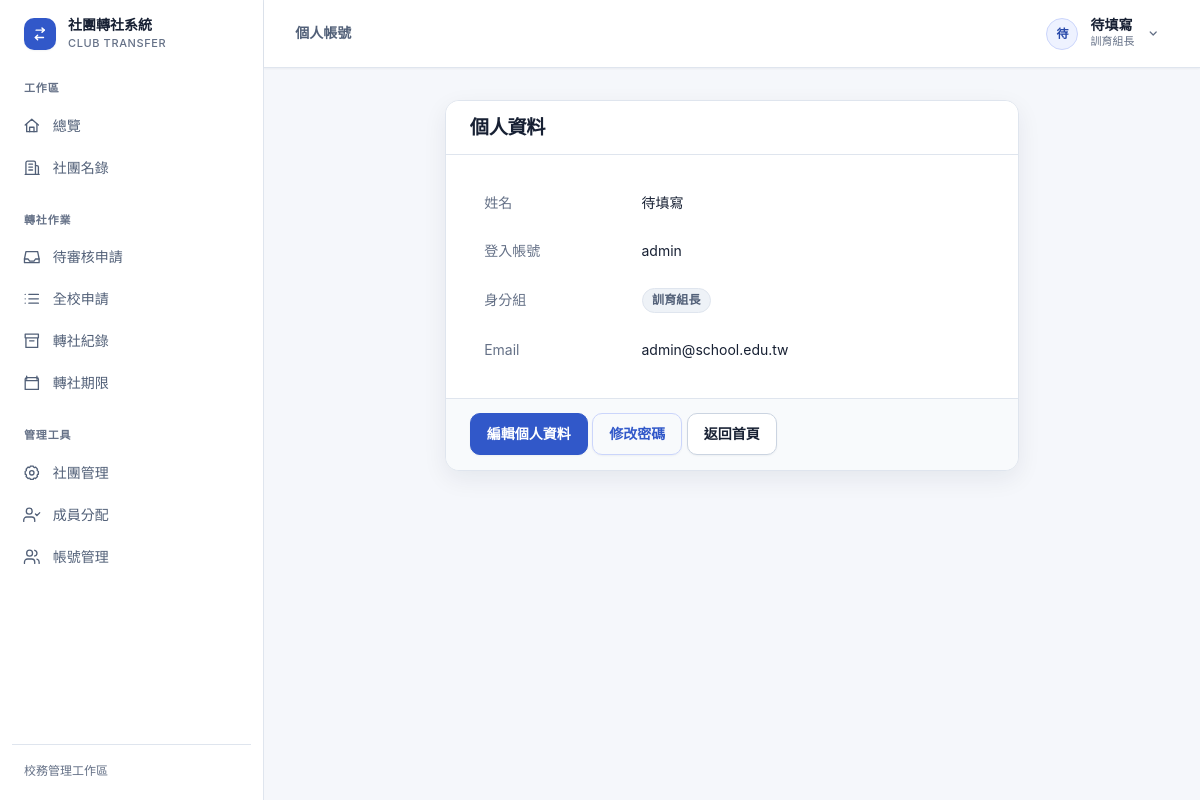
Page /profile/ (signed in) on the committed database.
### accounts/models.py (models this page shows, shortened)
class User(django.contrib.auth.models.AbstractUser):
    ROLE_CHOICES = [
        ('student', '學生'),
        ('president', '社長'),
        ('teacher', '指導老師'),
        ('admin', '訓育組（管理員）'),
    ]
    role = models.CharField(
        max_length=20,
        choices=ROLE_CHOICES,
        default='student',
        verbose_name='身分組'
    )
    student_id = models.CharField(
        max_length=20,
        blank=True,
        verbose_name='學號'
    )
    class_name = models.CharField(
        max_length=20,
        blank=True,
        verbose_name='班級'
    )
    seat_number = models.PositiveSmallIntegerField(
        null=True,
        blank=True,
        verbose_name='座號'
    )
    club = models.ForeignKey(
        'clubs.Club',
        on_delete=models.SET_NULL,
        null=True,
        blank=True,
        verbose_name='所屬社團',
        related_name='members'
    )
    class Meta:
        verbose_name = '使用者'
        verbose_name_plural = '使用者'
        constraints = [
            models.UniqueConstraint(
                Lower('username'),
                name='unique_login_id_ci',
            ),
            models.UniqueConstraint(
                Lower('email'),
                condition=~models.Q(email=''),
                name='unique_nonempty_email_ci',
            ),
            models.UniqueConstraint(
                Lower('student_id'),
                condition=(
                    models.Q(role__in=['student', 'president'])
                    & ~models.Q(student_id='')
                ),
                name='unique_student_id_ci',
            ),
        ]

### accounts/views.py (the view)
# urls.py: path('profile/', views.ProfileView.as_view(), name='profile'),
class ProfileView(LoginRequiredMixin, TemplateView):
    template_name = 'accounts/profile.html'

### accounts/permissions.py (called while the page is built)
def is_training_admin(user):
    return bool(
        user
        and user.is_authenticated
        and (user.is_superuser or getattr(user, 'role', None) == 'admin')
    )

def can_review_transfer_requests(user):
    return (
        is_training_admin(user)
        or is_actual_club_president(user)
        or is_assigned_club_teacher(user)
    )

### accounts/templatetags/account_extras.py (called while the page is built)
@register.filter
def display_role(user):
    if getattr(user, 'role', None) == 'admin':
        return '訓育組長'
    if getattr(user, 'role', None) == 'president' and not user_is_club_president(user, user.club):
        return '學生'
    return user.get_role_display()

@register.filter
def can_review_transfers(user):
    return can_review_transfer_requests(user)

@register.filter
def role_badge_class(user):
    role = getattr(user, 'role', None)
    displayed_role = display_role(user)
    if role == 'president' and displayed_role == user.get_role_display():
        return 'role-badge-president'
    if role == 'teacher':
        return 'role-badge-teacher'
    if role == 'admin' or getattr(user, 'is_superuser', False):
        return 'role-badge-admin'
    return 'role-badge-student'

@register.filter
def nav_is_active(url_name, section):
    if not url_name:
        return False
    if section == 'club_admin':
        return url_name.startswith('club_admin_')
    if section == 'account_admin':
        return url_name.startswith(('account_admin_', 'student_admin_', 'teacher_admin_'))
    return url_name in NAV_SECTIONS.get(section, set())

### transfers/context_processors.py (called while the page is built)
def transfer_window(request):
    context = get_transfer_window_state()
    user = getattr(request, 'user', None)
    context['admin_pending_review_count'] = 0
    if user and user.is_authenticated and (
        user.is_superuser or getattr(user, 'role', None) == 'admin'
    ):
        context['admin_pending_review_count'] = TransferRequest.objects.filter(
            status__in=[
                'orig_president_pending',
                'orig_teacher_pending',
                'new_president_pending',
                'new_teacher_pending',
                'admin_pending',
            ],
        ).count()
    return context

### transfers/models.py (called while the page is built)
    @classmethod
    def get_current(cls):
        return cls.objects.order_by('-updated_at', '-pk').first()

### templates/accounts/profile.html (shortened to what this page needs)
{% extends 'base.html' %}
{% load account_extras %}
{% block content %}
<div class="row justify-content-center">
    <div class="col-md-8">
        <div class="card shadow">
            <div class="card-header bg-primary text-white">
                <h1 class="h4 mb-0">個人資料</h1>
            </div>
            <div class="card-body">
                <table class="table table-borderless">
                    <tr>
                        <td class="text-muted" width="30%">姓名</td>
                        <td>{{ user.get_full_name|default:user.username }}</td>
                    </tr>
                    <tr>
                        <td class="text-muted">登入帳號</td>
                        <td>{{ user.username }}</td>
                    </tr>
                    <tr>
                        <td class="text-muted">身分組</td>
                        <td><span class="badge {{ user|role_badge_class }}">{{ user|display_role }}</span></td>
                    </tr>
                    <tr>
                        <td class="text-muted">Email</td>
                        <td>{{ user.email|default:"未設定" }}</td>
                    </tr>
                </table>
            </div>
            <div class="card-footer">
                {% if user.is_superuser or user.role == 'admin' %}
                    <a href="{% url 'admin_profile_edit' %}" class="btn btn-primary">編輯個人資料</a>
                {% endif %}
                <a href="{% url 'profile_password_change' %}" class="btn btn-outline-primary">修改密碼</a>
                <a href="{% url 'home' %}" class="btn btn-secondary">返回首頁</a>
            </div>
        </div>
    </div>
</div>
{% endblock %}

### templates/base.html (shortened to what this page needs)
<!DOCTYPE html>
{% load static account_extras %}
<html lang="zh-TW">
<head>
    <link href="https://cdn.jsdelivr.net/npm/bootstrap@5.3.0/dist/css/bootstrap.min.css" rel="stylesheet">
    <link href="{% static 'css/design-system.css' %}" rel="stylesheet">
</head>
<body class="{% if user.is_authenticated %}app-authenticated{% else %}public-layout{% endif %}">
    {% if user.is_authenticated %}
        <div class="app-shell">
            <aside class="app-sidebar d-none d-lg-flex" aria-label="應用程式側邊欄">
                <a class="app-brand" href="{% url 'home' %}">
                    <span class="app-brand-mark" aria-hidden="true"><svg><use href="#icon-transfer"></use></svg></span>
                    <span><strong>社團轉社系統</strong><small>Club Transfer</small></span>
                </a>
                {% include 'includes/app_navigation.html' %}
                <div class="sidebar-footer">校務管理工作區</div>
            </aside>
            <div class="app-frame">
                <header class="app-topbar">
                    <div class="app-topbar-context">{{ request.resolver_match.url_name|page_context_label }}</div>
                    <div class="dropdown ms-auto">
                        <button class="user-menu-button" type="button" data-bs-toggle="dropdown" aria-expanded="false" aria-label="開啟使用者選單">
                            <span class="user-avatar" aria-hidden="true">{{ user.get_full_name|default:user.username|slice:':1'|upper }}</span>
                            <span class="user-identity d-none d-sm-flex">
                                <strong>{{ user.get_full_name|default:user.username }}</strong>
                                <small>{{ user|display_role }}</small>
                            </span>
                            <svg class="user-menu-chevron d-none d-sm-block" aria-hidden="true"><use href="#icon-chevron-down"></use></svg>
                        </button>
                    </div>
                </header>
                <main class="app-main" id="main-content" tabindex="-1">
                    <div class="app-content {% block content_width %}content-wide{% endblock %}">
    {% endif %}
        {% block content %}{% endblock %}
    {% if user.is_authenticated %}
                    </div>
                </main>
            </div>
        </div>
    {% else %}
        </main>
        <footer class="site-footer">
            <div class="container text-center text-muted"><small>社團轉社系統 &copy; 2026</small></div>
        </footer>
    {% endif %}
</body>
</html>

### rows in the picture
User: get_full_name "待", get_full_name "待填寫", role "訓育組長", username "admin", email "admin@school.edu.tw"

### other values in the picture
{{ request.resolver_match.url_name|page_context_label }} "個人帳號"
